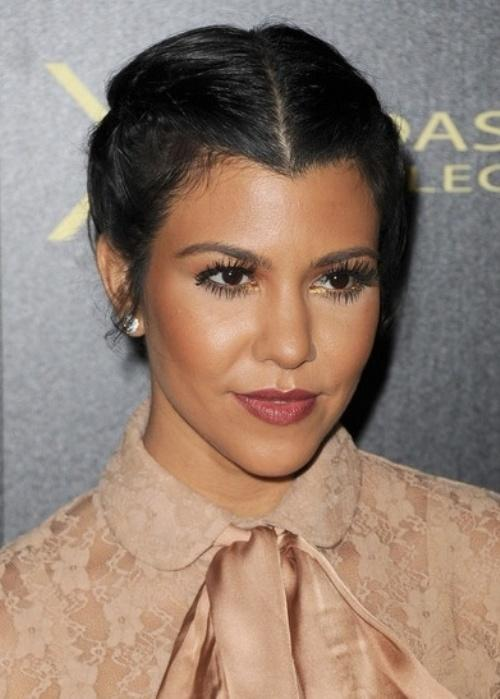
#> input picture faceshape-master/published_dataset/heart/img_no_100.jpg, 500 x 699 px; its folder holds only this picture in this run
$ python train_model_simple.py
#> lines starting #> are read from the running program, lines starting #| are printed output that depends on the picture; after the words box and inside, x2 and y2 are one past the last pixel; in counts of white or black regions, pixels touching at a corner belong together
import os
import cv2
import numpy as np
from sklearn.model_selection import train_test_split
from sklearn.ensemble import RandomForestClassifier
from sklearn.svm import SVC
from sklearn.metrics import classification_report, accuracy_score
import joblib
from PIL import Image
import glob
import json

def extract_consistent_features(image_path):
    """Extract consistent features for face shape classification"""
    try:
        # Load image
        image = cv2.imread(image_path)
#> image is the input picture: shape (699, 500, 3); mean B, G, R 112.5, 126, 147.1
        if image is None:
            return None

        # Convert to grayscale
        gray = cv2.cvtColor(image, cv2.COLOR_BGR2GRAY)
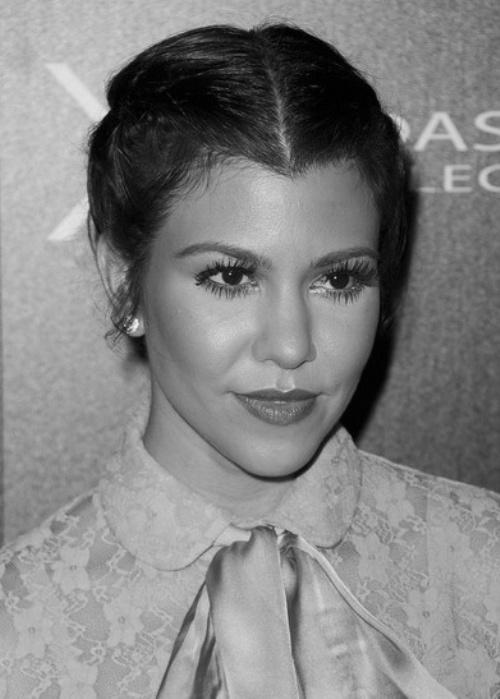
#> gray: shape (699, 500); min 0, max 241, mean 130.8

        # Resize to standard size for consistency
        gray = cv2.resize(gray, (200, 200))
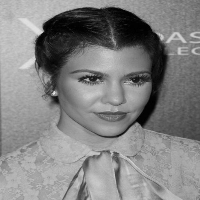
#> gray: shape (200, 200); min 0, max 235, mean 130.6

        # Use OpenCV face detection to get face region
        face_cascade = cv2.CascadeClassifier(cv2.data.haarcascades + 'haarcascade_frontalface_default.xml')
        faces = face_cascade.detectMultiScale(gray, 1.1, 4)
#> faces = [[62, 41, 101, 101]]

        if len(faces) == 0:
            # If no face detected, use the whole image
            face_region = gray
            x, y, w, h = 0, 0, 200, 200
        else:
            # Use the largest detected face
            face = max(faces, key=lambda x: x[2] * x[3])
#> face = [62, 41, 101, 101]
            x, y, w, h = face
#> x = 62; y = 41; w = 101; h = 101
            face_region = gray[y:y+h, x:x+w]

        # Resize face region to standard size
        face_region = cv2.resize(face_region, (100, 100))
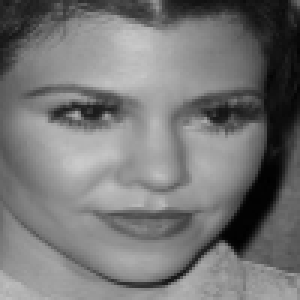
#> face_region: shape (100, 100) (shown 3 times larger); min 0, max 201, mean 117.9

        features = []

        # 1. Basic geometric ratios
        h_face, w_face = face_region.shape
#> h_face = 100; w_face = 100
        aspect_ratio = h_face / w_face
#> aspect_ratio = 1
        features.append(aspect_ratio)

        # 2. Face area analysis
        # Divide face into regions and analyze
        # Top third (forehead)
        top_third = face_region[:h_face//3, :]
        # Middle third (cheeks)
        middle_third = face_region[h_face//3:2*h_face//3, :]
        # Bottom third (jaw)
        bottom_third = face_region[2*h_face//3:, :]
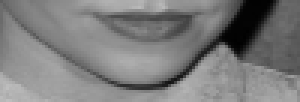
#> bottom_third: shape (34, 100) (shown 3 times larger); min 1, max 190, mean 124.6

        # Calculate width at different heights
        top_width = np.mean(np.sum(top_third > 100, axis=0))
#> top_width = 18.81
        middle_width = np.mean(np.sum(middle_third > 100, axis=0))
#> middle_width = 23.97
        bottom_width = np.mean(np.sum(bottom_third > 100, axis=0))
#> bottom_width = 26.64

        # Width ratios
        top_middle_ratio = top_width / (middle_width + 1e-6)
#> top_middle_ratio = 0.785
        middle_bottom_ratio = middle_width / (bottom_width + 1e-6)
#> middle_bottom_ratio = 0.9
        top_bottom_ratio = top_width / (bottom_width + 1e-6)
#> top_bottom_ratio = 0.706

        features.extend([top_middle_ratio, middle_bottom_ratio, top_bottom_ratio])

        # 3. Symmetry analysis
        left_half = face_region[:, :w_face//2]
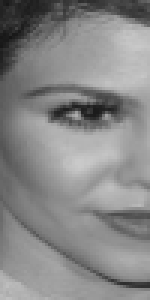
#> left_half: shape (100, 50) (shown 3 times larger); min 21, max 201, mean 134.9
        right_half = face_region[:, w_face//2:]
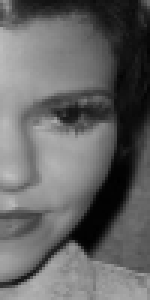
#> right_half: shape (100, 50) (shown 3 times larger); min 0, max 192, mean 100.9
        symmetry = np.mean(np.abs(left_half - np.fliplr(right_half)))
#> symmetry = 72.57
        features.append(symmetry)

        # 4. Edge analysis
        edges = cv2.Canny(face_region, 50, 150)
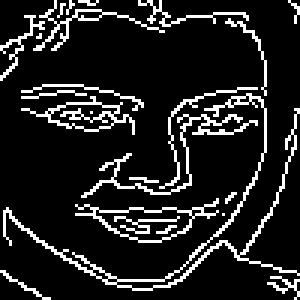
#> edges: shape (100, 100) (shown 3 times larger); 13% white in thin lines or dots
        edge_density = np.sum(edges > 0) / (h_face * w_face)
#> edge_density = 0.13
        features.append(edge_density)

        # 5. Brightness distribution
        # Horizontal brightness profile
        horizontal_profile = np.mean(face_region, axis=0)
#> horizontal_profile = 100 values, max 152.3 at index 51, min 45.64 at index 90, mean 117.9
        # Vertical brightness profile
        vertical_profile = np.mean(face_region, axis=1)
#> vertical_profile = 100 values, max 161.1 at index 99, min 45.33 at index 0, mean 117.9

        # Calculate profile statistics
        h_profile_std = np.std(horizontal_profile)
#> h_profile_std = 31.18
        v_profile_std = np.std(vertical_profile)
#> v_profile_std = 23.65
        h_profile_mean = np.mean(horizontal_profile)
#> h_profile_mean = 117.9
        v_profile_mean = np.mean(vertical_profile)
#> v_profile_mean = 117.9

        features.extend([h_profile_std, v_profile_std, h_profile_mean, v_profile_mean])

        # 6. Contour analysis
        # Find contours
        contours, _ = cv2.findContours(edges, cv2.RETR_EXTERNAL, cv2.CHAIN_APPROX_SIMPLE)
#> contours = 21 contours, 16 with area under 20; largest, box (x1, y1, x2, y2) and area: (25, 66, 73, 81) 270, (7, 32, 45, 45) 165, (1, 31, 100, 97) 121, (27, 38, 86, 66) 40, (11, 0, 55, 17) 38
        if len(contours) > 0:
            # Get the largest contour
            largest_contour = max(contours, key=cv2.contourArea)
#> largest_contour = contour of 63 points, box (x1, y1, x2, y2) (25, 66, 73, 81), area 270
            # Calculate contour properties
            area = cv2.contourArea(largest_contour)
#> area = 270
            perimeter = cv2.arcLength(largest_contour, True)
#> perimeter = 136.6
            if perimeter > 0:
                circularity = 4 * np.pi * area / (perimeter * perimeter)
#> circularity = 0.182
            else:
                circularity = 0
            features.append(circularity)
        else:
            features.append(0)

        # 7. Histogram features (simplified)
        hist = cv2.calcHist([face_region], [0], None, [16], [0, 256])
#> hist = [430, 545, 395, 329, 421, 619, 994, 1002, 1319, 1903, 1301, 639, 103, 0, 0, 0]
        # Use only the most important histogram bins
        features.extend(hist.flatten()[:8])  # Only first 8 bins

        return np.array(features)

    except Exception as e:
        print(f"Error processing {image_path}: {e}")
        return None

def load_dataset():
    """Load the face shape dataset"""
    dataset_path = "../faceshape-master/published_dataset"
    face_shapes = ['heart', 'oblong', 'oval', 'round', 'square']

    X = []  # Features
    y = []  # Labels

    for shape in face_shapes:
        shape_path = os.path.join(dataset_path, shape)
        if not os.path.exists(shape_path):
            print(f"Warning: {shape_path} not found")
            continue

        print(f"Loading {shape} images...")
        image_files = glob.glob(os.path.join(shape_path, "*.jpg"))

        for image_file in image_files:
            features = extract_consistent_features(image_file)
#> features = 19 values, max 1002 at index 18, min 0.13 at index 5, mean 268.5
            if features is not None:
                X.append(features)
                y.append(shape)
#> pass 2 of the loop in load_dataset, `for shape in face_shapes:`:
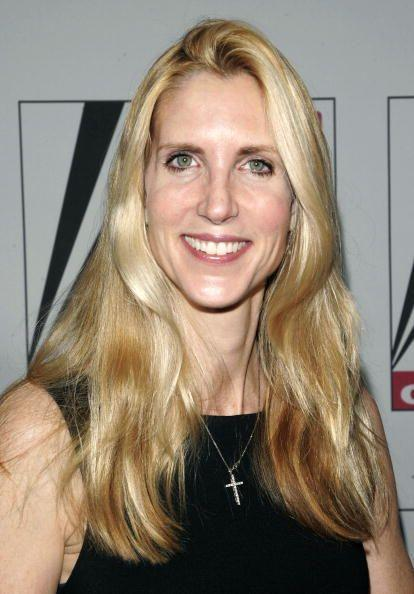
#> input picture faceshape-master/published_dataset/oblong/img_no_104.jpg, 414 x 594 px
#> in extract_consistent_features, image is the input picture: shape (594, 414, 3); mean B, G, R 113.8, 130.7, 145.2
#> in extract_consistent_features (call 2), `gray = cv2.resize(gray, (200, 200))`:
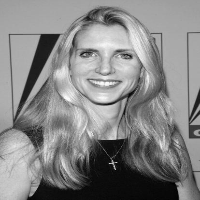
#> gray: shape (200, 200); min 0, max 251, mean 133
#> faces = [[68, 26, 75, 75]]
#> face = [68, 26, 75, 75]
#> x = 68; y = 26; w = 75
#> top_width = 31.59
#> middle_width = 31.04
#> bottom_width = 31.31
#> top_middle_ratio = 1.02
#> middle_bottom_ratio = 0.991
#> top_bottom_ratio = 1.01
#> symmetry = 124.4
#> in extract_consistent_features (call 2), `edges = cv2.Canny(face_region, 50, 150)`:
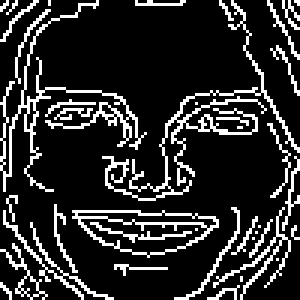
#> edges: shape (100, 100) (shown 3 times larger); 16.9% white in thin lines or dots
#> edge_density = 0.169
#> horizontal_profile = 100 values, max 208.4 at index 50, min 150.1 at index 7, mean 174.7
#> vertical_profile = 100 values, max 203.8 at index 25, min 142.9 at index 37, mean 174.7
#> h_profile_std = 13.76
#> v_profile_std = 15.87
#> h_profile_mean = 174.7
#> contours = 38 contours, 32 with area under 20; largest, box (x1, y1, x2, y2) and area: (24, 70, 73, 86) 478, (0, 0, 49, 64) 101, (34, 0, 100, 67) 86, (0, 81, 16, 100) 42, (1, 70, 38, 100) 34, (71, 69, 97, 100) 24
#> largest_contour = contour of 42 points, box (x1, y1, x2, y2) (24, 70, 73, 86), area 478
#> area = 478.5
#> perimeter = 113.8
#> circularity = 0.464
#> hist = [6, 22, 33, 80, 127, 218, 471, 524, 543, 864, 1086, 1785, 2283, 1366, 524, 68]
#> features = 19 values, max 524 at index 18, min 0.169 at index 5, mean 104.7

    return np.array(X), np.array(y)

def train_models():
    """Train multiple ML models and select the best one"""
    print("🚀 Loading dataset...")
    X, y = load_dataset()

    if len(X) == 0:
        print("❌ No data loaded. Check dataset path.")
        return None

    print(f"✅ Loaded {len(X)} samples with {X.shape[1]} features each")
    face_shapes = ['heart', 'oblong', 'oval', 'round', 'square']
    print(f"📊 Class distribution: {np.bincount([face_shapes.index(label) for label in y])}")

    # Split data
#> (the run stopped early here; a loop or call above may not have finished)
